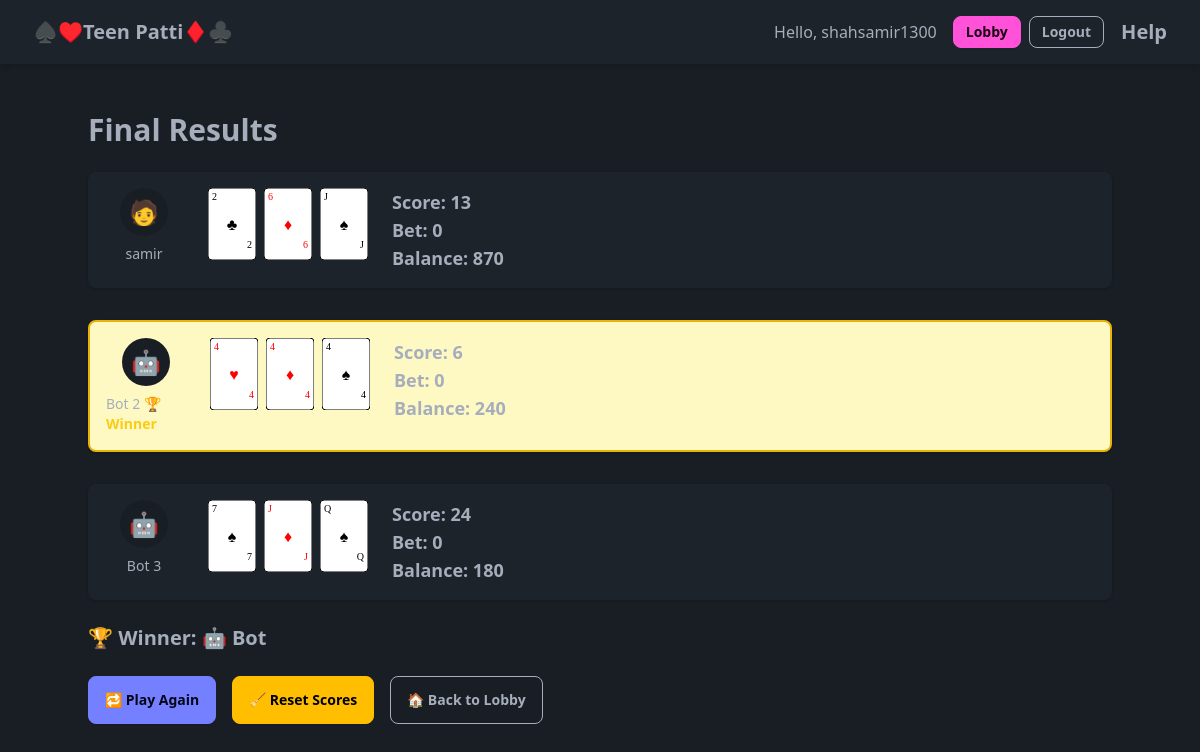
The app's page /final_reveal/94747126/ (signed in) with its own data.
### home/models.py (models this page shows)
class Player(models.Model):
    user = models.ForeignKey(User, on_delete=models.CASCADE, null=True, blank=True)
    room = models.ForeignKey(GameRoom, on_delete=models.CASCADE)
    card = models.JSONField(null=True, blank=True)
    total_score = models.IntegerField(default=0)
    has_played = models.BooleanField(default=False)
    is_bot = models.BooleanField(default=False)
    score = models.IntegerField(default=0)
    balance = models.IntegerField(default=200)
    bet_amount = models.IntegerField(default=0)
    has_bet = models.BooleanField(default=False)

### home/views.py (the view)
# urls.py: path('final_reveal/<str:room_code>/', views.final_reveal, name='final_reveal'),
def final_reveal(request, room_code):
    room = get_object_or_404(GameRoom, room_code=room_code)
    players = Player.objects.filter(room=room)
    evaluated = []
    for p in players:
        if len(p.card) == 3:
            hand_rank = evaluate_hand(p.card)
            rank_num, card_vals = hand_rank
            score = sum(card_vals)
            p.score = score
            p.total_score += score
            evaluated.append((p, rank_num, card_vals))
    if not evaluated:
        return redirect("/lobby/")
    winner_player, *_ = max(evaluated, key=lambda x: (-x[1], x[2]))
    pot = sum(p.bet_amount for p in players)
    winner_player.balance += pot
    winner_player.save()
    response = render(request, "home/final_reveal.html", {
        "players": players,
        "winner": winner_player,
        "room_code": room.room_code,
        "evaluated": evaluated,
        "current_player": players.filter(user=request.user).first(),
    })
    for p in players:
        p.bet_amount = 0
        p.has_played = False
        p.has_bet = False
        p.save()
    return response

### home/utils.py (called while the page is built)
def evaluate_hand(hand):
    rank_order = {r: i for i, r in enumerate(RANKS)}
    values = sorted([rank_order[c[:-1]] for c in hand], reverse=True)
    suits  = [c[-1] for c in hand]
    ranks  = [c[:-1] for c in hand]
    is_trail         = (len(set(ranks)) == 1)
    is_flush         = (len(set(suits)) == 1)
    seq              = is_sequence(values)
    is_pure_sequence = seq and is_flush
    is_pair          = (len(set(ranks)) == 2)
    if is_trail:
        return (1, values)
    if is_pure_sequence:
        return (2, values)
    if seq:
        return (3, values)
    if is_flush:
        return (4, values)
    if is_pair:
        return (5, values)
    return (6, values)

def is_sequence(values):
    sorted_vals = sorted(values)
    if sorted_vals == list(range(sorted_vals[0], sorted_vals[0] + 3)):
        return True
    return sorted_vals == [0, 1, 12]

### home/templates/home/final_reveal.html (shortened to what this page needs)
{% extends "home/base.html" %}
{% load static card_svg %}
{% block content %}
<div class="container mx-auto py-8">
  <h1 class="text-3xl font-bold mb-6">Final Results</h1>
  <ul class="space-y-8">
    {% for p in players %}
    <li class="flex items-start space-x-6 p-4 rounded-lg shadow {% if p == winner %}bg-yellow-100 dark:bg-yellow-900 border-2 border-yellow-500{% else %}bg-base-100{% endif %}">
      <div class="flex flex-col items-center w-20">
        <div class="w-12 h-12 bg-base-200 rounded-full flex items-center justify-center text-2xl">
          {% if p.is_bot %}🤖{% else %}🧑{% endif %}
        </div>
        <span class="mt-2 text-sm font-medium">
          {% if p.is_bot %}
            Bot {{ forloop.counter }}
            {% if p == winner %} <span class="text-yellow-400 font-bold">🏆 Winner</span>{% endif %}
          {% else %}
            {{ p.user.username }}
          {% endif %}
        </span>
      </div>
      <div class="flex gap-2">
        {% for c in p.card %}
          {% card_svg c 48 72 %}
        {% endfor %}
      </div>
      <div class="ml-auto text-lg font-semibold">
        Score: {{ p.score }}<br>
        Bet: {{ p.bet_amount }}<br>
        Balance: {{ p.balance }}
      </div>
    </li>
    {% endfor %}
  </ul>
  <h3 class="mt-6 text-xl font-bold">
    🏆 Winner:
    {% if winner.is_bot %}🤖 Bot
    {% elif winner.user == request.user %}🧑 You
    {% else %}{{ winner.user.email }}
    {% endif %}
  </h3>
  <div class="mt-6 flex flex-wrap gap-4">
    <a href="{% url 'start_game' room_code=room_code %}" class="btn btn-primary">
      🔁 Play Again
    </a>
    <a href="{% url 'reset_score' room_code=room_code %}" class="btn btn-warning">
      🧹 Reset Scores
    </a>
    <a href="{% url 'lobby' %}" class="btn btn-outline">
      🏠 Back to Lobby
    </a>
  </div>
</div>
{% endblock %}

### home/templates/home/base.html (shortened to what this page needs)
{% load static %}
<!DOCTYPE html>
<html lang="en" data-theme="dark">
<head>
  <link rel="stylesheet" href="{% static 'css/output.css' %}">
</head>
<body class="min-h-screen flex flex-col bg-base-200">
  <header class="navbar bg-base-100 px-4 py-2 shadow-md">
    <div class="flex-1">
      <a href="{% url 'lobby' %}" class="btn btn-ghost normal-case text-xl">
        ♠️♥️Teen Patti♦️♣️
      </a>
    </div>
    <div class="flex-none">
      {% if request.user.is_authenticated %}
        <span class="mr-4">Hello, {{ request.user.username }}</span>
        <a href="{% url 'lobby' %}" class="btn btn-sm btn-secondary mr-2">Lobby</a>
        <a href="{% url 'logout' %}?next=/" class="btn btn-sm btn-outline">Logout</a>
      {% else %}
        <a href="{% url 'social:begin' 'auth0' %}" class="btn btn-sm btn-primary">
          Login with Auth0
        </a>
      {% endif %}
    </div>
    <div class="flex-2">
      <a href="https://en.wikipedia.org/wiki/Teen_patti#Ranking_of_hands" class="btn btn-ghost normal-case text-xl">
        Help
      </a>
    </div>
  </header>
  <main class="flex-1 p-4">
    {% block content %}{% endblock %}
  </main>
</body>
</html>

### records on screen
Player: user.username "samir", card_svg "2 2 ♣" "6 6 ♦" "J J ♠", score "13", bet_amount "0", balance "870"
Player: shows "🏆 Winner", card_svg "4 4 ♥" "4 4 ♦" "4 4 ♠", score "6", bet_amount "0", balance "240"
Player: card_svg "7 7 ♠" "J J ♦" "Q Q ♠", score "24", bet_amount "0", balance "180"

### other values on screen
{{ request.user.username }} "shahsamir1300"
